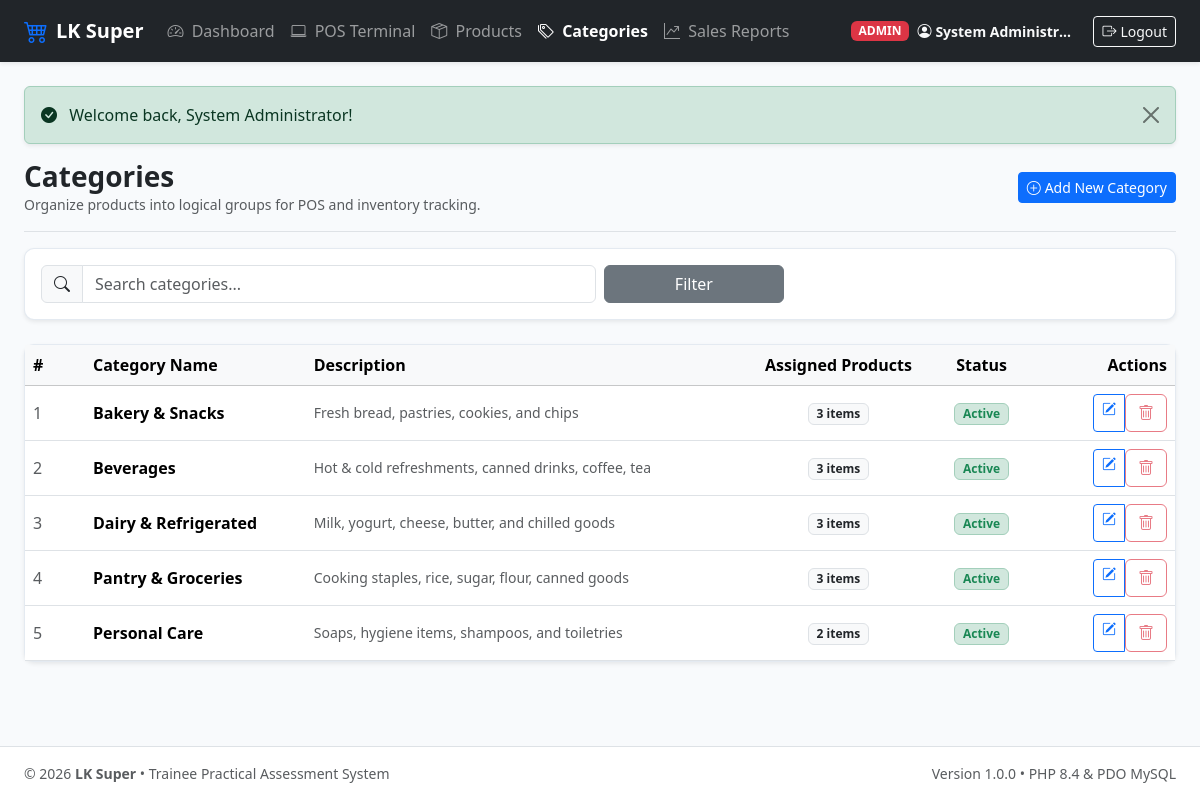
The page /modules/categories/index.php (signed in) on the database its author committed.
### tables this page shows
CREATE TABLE `categories` (
    `id` INT AUTO_INCREMENT PRIMARY KEY,
    `name` VARCHAR(100) NOT NULL UNIQUE,
    `description` VARCHAR(255) NULL,
    `is_active` TINYINT(1) NOT NULL DEFAULT 1,
    `created_at` DATETIME NOT NULL DEFAULT CURRENT_TIMESTAMP,
    `updated_at` DATETIME NOT NULL DEFAULT CURRENT_TIMESTAMP ON UPDATE CURRENT_TIMESTAMP,
    INDEX `idx_categories_name` (`name`),
    INDEX `idx_categories_active` (`is_active`)
);

### config/config.php (called while the page is built, shortened)
<?php
function e(?string $string): string
{
    return htmlspecialchars((string)$string, ENT_QUOTES | ENT_SUBSTITUTE, 'UTF-8');
}
function url(string $path = ''): string
{
    $cleanPath = ltrim($path, '/');
    return BASE_URL . ($cleanPath ? '/' . $cleanPath : '');
}

### modules/categories/index.php (the view, shortened to what this page needs)
<?php
require_once __DIR__ . '/../../config/config.php';
$pdo = get_db_connection();
$search = trim((string)($_GET['q'] ?? ''));
$sql = "
    SELECT
        c.id,
        c.name,
        c.description,
        c.is_active,
        c.created_at,
        COUNT(p.id) AS product_count
    FROM categories c
    LEFT JOIN products p ON c.id = p.category_id
";
$params = [];
$sql .= " GROUP BY c.id ORDER BY c.name ASC";
$stmt = $pdo->prepare($sql);
$stmt->execute($params);
$categories = $stmt->fetchAll();
require_once __DIR__ . '/../../includes/header.php';
?>
<div class="d-flex flex-column flex-md-row justify-content-between align-items-md-center pb-3 mb-3 border-bottom gap-2">
    <div>
        <h2 class="h3 fw-bold mb-0">Categories</h2>
        <p class="text-muted small mb-0">Organize products into logical groups for POS and inventory tracking.</p>
    </div>
    <div>
        <a href="<?= url('modules/categories/create.php'); ?>" class="btn btn-primary btn-sm d-flex align-items-center gap-1">
            <i class="bi bi-plus-circle"></i> Add New Category
        </a>
    </div>
</div>
<div class="card shadow-sm mb-4">
    <div class="card-body">
        <form method="GET" action="<?= url('modules/categories/index.php'); ?>" class="row g-2 align-items-center">
            <div class="col-sm-8 col-md-6">
                <div class="input-group">
                    <span class="input-group-text bg-light"><i class="bi bi-search"></i></span>
                    <input type="text" name="q" class="form-control" placeholder="Search categories..." value="<?= e($search); ?>">
                </div>
            </div>
            <div class="col-sm-4 col-md-2">
                <button type="submit" class="btn btn-secondary w-100">Filter</button>
            </div>
        </form>
    </div>
</div>
<div class="card shadow-sm">
    <div class="card-body p-0">
        <?php if (empty($categories)): ?>
            <div class="text-center py-5 text-muted">
                <i class="bi bi-tags fs-1 d-block mb-2"></i>
                <p class="mb-2">No categories found matching your criteria.</p>
                <a href="<?= url('modules/categories/create.php'); ?>" class="btn btn-sm btn-primary">Create Your First Category</a>
            </div>
        <?php else: ?>
            <div class="table-responsive">
                <table class="table table-hover align-middle mb-0">
                    <thead class="table-light">
                        <tr>
                            <th style="width: 60px;">#</th>
                            <th>Category Name</th>
                            <th>Description</th>
                            <th class="text-center">Assigned Products</th>
                            <th class="text-center">Status</th>
                            <th class="text-end" style="width: 150px;">Actions</th>
                        </tr>
                    </thead>
                    <tbody>
                        <?php foreach ($categories as $index => $cat): ?>
                            <tr>
                                <td class="text-muted"><?= $index + 1; ?></td>
                                <td>
                                    <strong><?= e($cat['name']); ?></strong>
                                </td>
                                <td class="text-muted small">
                                    <?= e($cat['description'] ?: '—'); ?>
                                </td>
                                <td class="text-center">
                                    <span class="badge bg-light text-dark border">
                                        <?= (int)$cat['product_count']; ?> item<?= (int)$cat['product_count'] === 1 ? '' : 's'; ?>
                                    </span>
                                </td>
                                <td class="text-center">
                                    <?php if ((int)$cat['is_active'] === 1): ?>
                                        <span class="badge bg-success-subtle text-success border border-success-subtle">Active</span>
                                    <?php else: ?>
                                        <span class="badge bg-secondary-subtle text-secondary border border-secondary-subtle">Inactive</span>
                                    <?php endif; ?>
                                </td>
                                <td class="text-end">
                                    <div class="btn-group btn-group-sm">
                                        <a href="<?= url('modules/categories/edit.php?id=' . (int)$cat['id']); ?>" class="btn btn-outline-primary" title="Edit Category">
                                            <i class="bi bi-pencil-square"></i>
                                        </a>
                                        <form method="POST" action="<?= url('modules/categories/delete.php'); ?>" class="d-inline" onsubmit="return confirm('Are you sure you want to delete category \'<?= addslashes(e($cat['name'])); ?>\'?');">
                                            <button type="submit" class="btn btn-outline-danger" title="Delete Category" <?= (int)$cat['product_count'] > 0 ? 'disabled title="Cannot delete: products are assigned to this category"' : ''; ?>>
                                                <i class="bi bi-trash"></i>
                                            </button>
                                        </form>
                                    </div>
                                </td>
                            </tr>
                        <?php endforeach; ?>
                    </tbody>
                </table>
            </div>
        <?php endif; ?>
    </div>
</div>
<?php require_once __DIR__ . '/../../includes/footer.php'; ?>

### assets/css/style.css (style rules this page uses)
:root { --primary-color: #2563eb; --primary-hover: #1d4ed8; --secondary-color: #475569; --success-color: #10b981; --danger-color: #ef4444; --warning-color: #f59e0b; --info-color: #06b6d4; --bg-light: #f8fafc; --card-shadow: 0 4px 6px -1px rgba(0, 0, 0, 0.07), 0 2px 4px -2px rgba(0, 0, 0, 0.05); --border-radius: 0.625rem; }
body { background-color: var(--bg-light); font-family: system-ui, -apple-system, "Segoe UI", Roboto, "Helvetica Neue", Arial, sans-serif; min-height: 100vh; display: flex; flex-direction: column; }
.card { border-radius: var(--border-radius); border: 1px solid rgba(226, 232, 240, 0.9); box-shadow: var(--card-shadow); background-color: #ffffff; transition: transform 0.15s ease-in-out, box-shadow 0.15s ease-in-out; }

### rows shown on the page
categories: name "Bakery & Snacks", description "Fresh bread, pastries, cookies, and chips", product_count "3", is_active "Active"
categories: name "Beverages", description "Hot & cold refreshments, canned drinks, coffee, tea", product_count "3", is_active "Active"
categories: name "Dairy & Refrigerated", description "Milk, yogurt, cheese, butter, and chilled goods", product_count "3", is_active "Active"
categories: name "Pantry & Groceries", description "Cooking staples, rice, sugar, flour, canned goods", product_count "3", is_active "Active"
categories: name "Personal Care", description "Soaps, hygiene items, shampoos, and toiletries", product_count "2", is_active "Active"

### other values the page prints
APP_NAME "LK Super"
$user['role'] "ADMIN"
$user['full_name'] "System Administr…"
$flash['message'] "Welcome back, System Administrator!"
APP_VERSION "1.0.0"
PHP_MAJOR_VERSION "8"
PHP_MINOR_VERSION "4"
